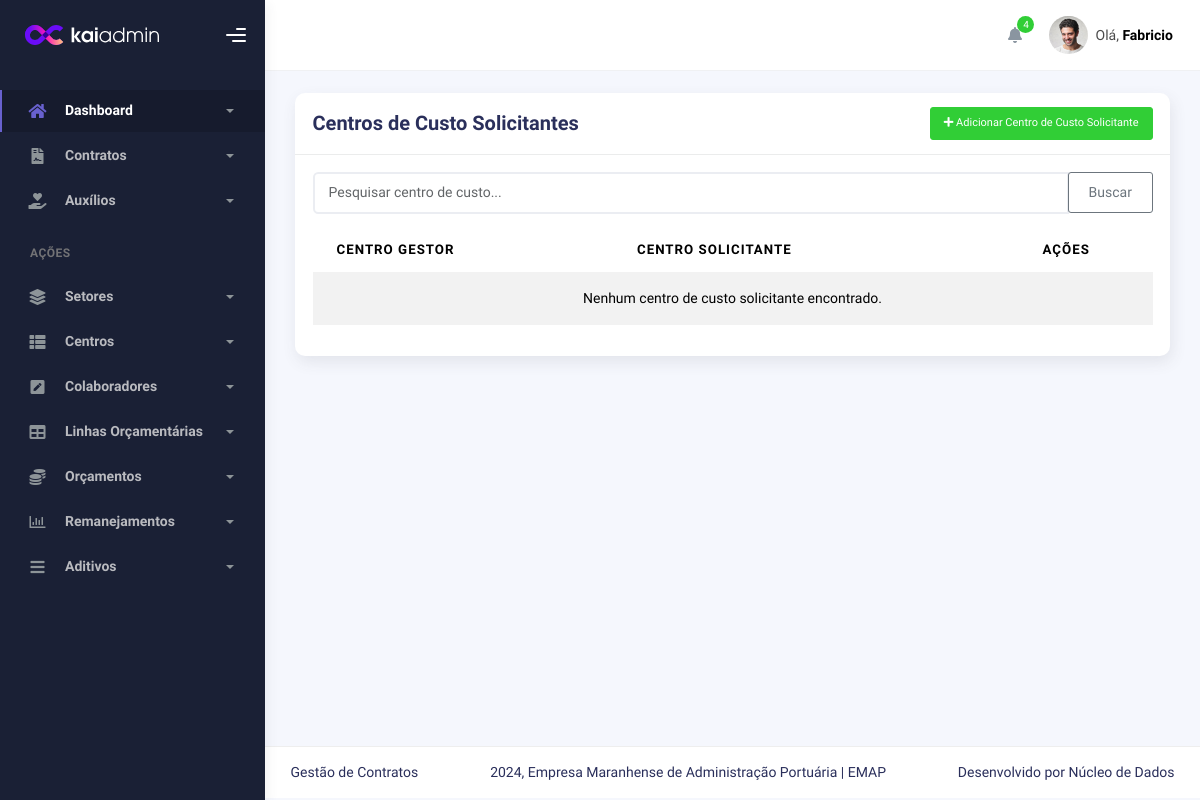
The page /centros/listarcentrosolicitante/ on the database as committed earlier.
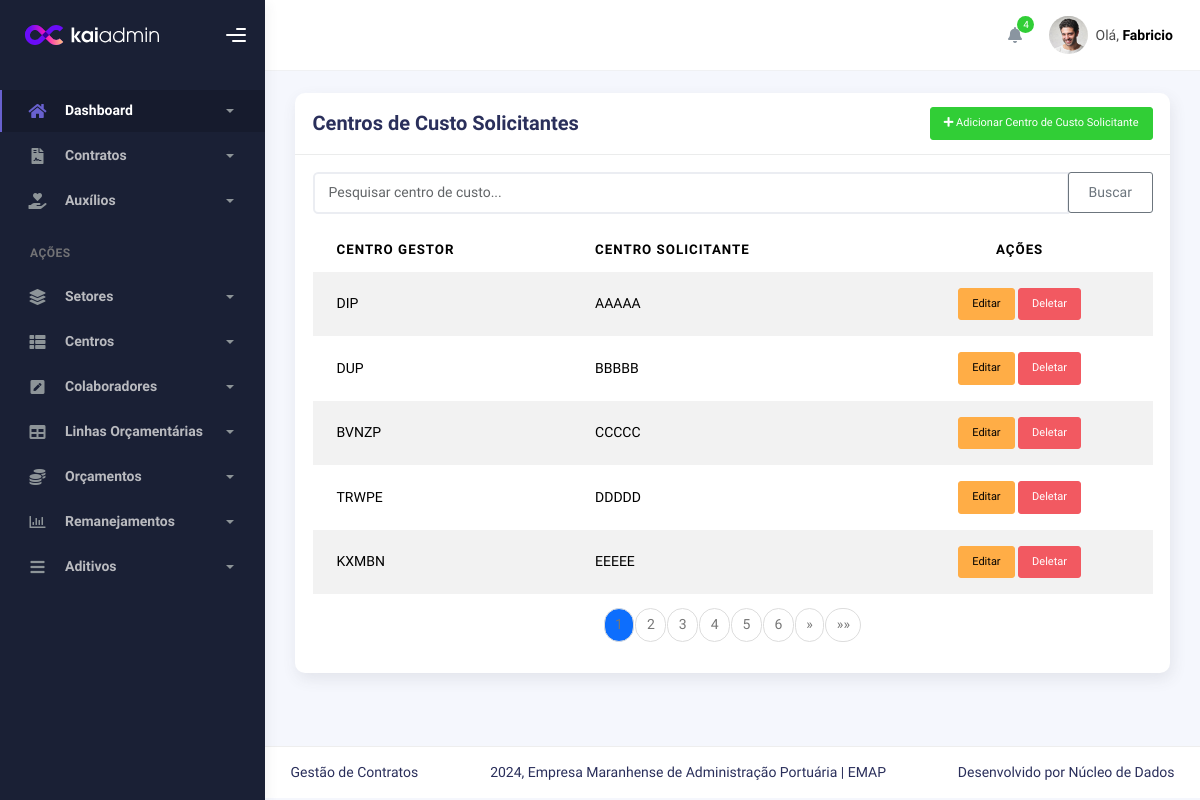
The same page on the database as committed later.
### centers/models.py (models this page shows, shortened)
class CentroDeCustoSolicitante(models.Model):
    centro_gestor = models.ForeignKey(CentroDeCustoGestor, on_delete=models.CASCADE, related_name='solicitantes')
    nome = models.CharField(max_length=100)
    class Meta:
        unique_together = ('centro_gestor', 'nome')

class CentroDeCustoGestor(models.Model):
    nome = models.CharField(max_length=100,unique=True)

### centers/views.py (the view)
# urls.py: path('listarcentrosolicitante/', CentroDeCustoSolicitanteListView.as_view(), name='centro_solicitante_list'),
class CentroDeCustoSolicitanteListView(ListView):
    model = CentroDeCustoSolicitante
    template_name = 'centrodecustosolicitante_list.html'
    context_object_name = 'solicitantes'
    paginate_by = 5
    def get_queryset(self):
        query = self.request.GET.get('search')
        if query:
            return CentroDeCustoSolicitante.objects.filter(nome__icontains=query)
        return CentroDeCustoSolicitante.objects.all()

### centers/templates/centrodecustosolicitante_list.html (shortened to what the changed rows need)
{% extends 'index.html' %}
{% block 'conteudo' %}
<div class="container">
    <div class="page-inner">
        <div class="row">
            <div class="col-md-12">
                <div class="card">
                    <div class="card-body">
                        <table class="table table-striped">
                            <thead>
                                <tr>
                                    <th>Centro Gestor</th>
                                    <th>Centro Solicitante</th>
                                    <th class="text-center">Ações</th>
                                </tr>
                            </thead>
                            <tbody id="centrodeustosolicitanteTable">
                                {% for solicitante in page_obj %}
                                <tr>
                                    <td>{{ solicitante.centro_gestor.nome }}</td>
                                    <td>{{ solicitante.nome }}</td>
                                    <td class="text-center">
                                        <a href="{% url 'centro_solicitante_update' solicitante.pk %}" class="btn btn-warning btn-sm">Editar</a>
                                        <a href="{% url 'centro_solicitante_delete' solicitante.pk %}" class="btn btn-danger btn-sm">Deletar</a>
                                    </td>
                                </tr>
                                {% empty %}
                                <tr>
                                    <td colspan="3" class="text-center">Nenhum centro de custo solicitante encontrado.</td>
                                </tr>
                                {% endfor %}
                            </tbody>
                        </table>
                        <div class="d-flex justify-content-center">
                            {% if is_paginated %}
                            <nav aria-label="Page navigation">
                                <ul class="pagination">
                                    {% for num in page_obj.paginator.page_range %}
                                    {% if num == page_obj.number %}
                                    <li class="page-item active"><span class="page-link">{{ num }} <span class="sr-only">(atual)</span></span></li>
                                    {% else %}
                                    <li class="page-item"><a class="page-link" href="?search={{ search_query }}&page={{ num }}">{{ num }}</a></li>
                                    {% endif %}
                                    {% endfor %}
                                    {% if page_obj.has_next %}
                                    <li class="page-item">
                                        <a class="page-link" href="?search={{ search_query }}&page={{ page_obj.next_page_number }}" aria-label="Próxima">
                                            <span aria-hidden="true">&raquo;</span>
                                        </a>
                                    </li>
                                    <li class="page-item">
                                        <a class="page-link" href="?search={{ search_query }}&page={{ paginator.num_pages }}" aria-label="Última">
                                            <span aria-hidden="true">&raquo;&raquo;</span>
                                        </a>
                                    </li>
                                    {% endif %}
                                </ul>
                            </nav>
                            {% endif %}
                        </div>
                    </div>
                </div>
            </div>
        </div>
    </div>
</div>
{% endblock %}

Rows that differ between the two databases and show on the page:
added CentroDeCustoSolicitante: centro_gestor.nome "DIP", nome "AAAAA"
added CentroDeCustoSolicitante: centro_gestor.nome "DUP", nome "BBBBB"
added CentroDeCustoSolicitante: centro_gestor.nome "BVNZP", nome "CCCCC"
added CentroDeCustoSolicitante: centro_gestor.nome "TRWPE", nome "DDDDD"
added CentroDeCustoSolicitante: centro_gestor.nome "KXMBN", nome "EEEEE"
Other text that changed with them:
new list line: "1"
new list line: "2"
new list line: "3"
new list line: "4"
new list line: "5"
new list line: "6"
text no longer shown: "Nenhum centro de custo solicitante encontrado."
